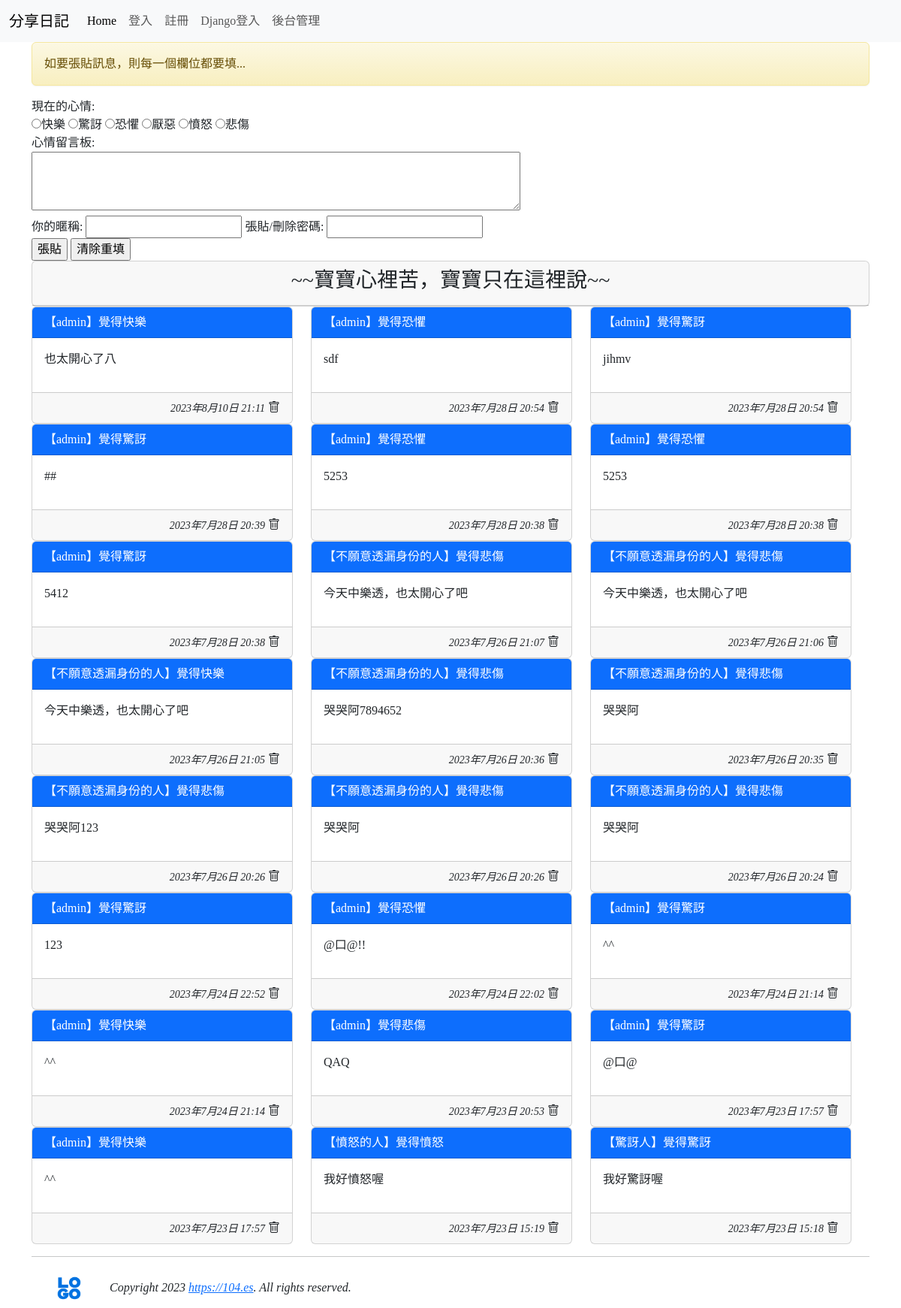
The page /index8/ on the database its author committed.
### mysite/models.py (models this page shows, shortened)
class Mood(models.Model):
    status = models.CharField(max_length=10, null=False)
    def __str__(self):
        return self.status

class Post2(models.Model):
    mood = models.ForeignKey('Mood', on_delete=models.CASCADE)
    nickname = models.CharField(max_length=10, default='不願意透漏身份的人')
    message = models.TextField(null=False)
    del_pass = models.CharField(max_length=10)
    pub_time = models.DateTimeField(auto_now=True)
    enabled = models.BooleanField(default=True)

### mysite/views.py (the view)
# urls.py: path('index8/', index8),
def index8(request):
    posts = models.Post2.objects.filter(enabled=True).order_by('-pub_time')[:30]
    moods = models.Mood.objects.all()
    try:
        user_id = request.GET['user_id']
        user_pass = request.GET['user_pass']
        user_post = request.GET['user_post']
        user_mood = request.GET['mood']
    except:
        user_id = None
        message = '如要張貼訊息，則每一個欄位都要填...'
    if user_id != None:
        mood = models.Mood.objects.get(status=user_mood)
        post = models.Post2(mood=mood, nickname=user_id, del_pass=user_pass, message=user_post)
        post.save()
        message=f'成功儲存!請記得你的編輯密碼[{user_pass}]!，訊息需經審查後才會顯示。'
    return render(request, 'index8.html', locals())

### mysite/templates/index8.html (shortened to what this page needs)
{% extends 'base1.html' %}
{% block content %}
<div class='container'>
    {% if message %}
        <div class='alert alert-warning'>{{ message }}</div>
    {% endif %}
    <form name='my form' action='/index8' method='GET'>
        現在的心情:<br/>
        {% for m in moods %}
        <input type='radio' name='mood' value='{{ m.status }}'>{{ m.status }}
        {% endfor %}
        <br/>
        心情留言板:<br/>
        <textarea name='user_post' rows=3 cols=70></textarea><br/>
        <label for='user_id'>你的暱稱:</label>
        <input id='user_id' type='text' name='user_id'>
        <label for='user_pass'>張貼/刪除密碼:</label>
        <input id='user_pass' type='password' name='user_pass'><br/>
        <input type='submit' value='張貼'>
        <input type='reset' value='清除重填'>
    </form>
    <div class='row'>
        <div class='col-md-12'>
            <div class='card'>
                <div class='card-header' align=center>
                <h3>~~寶寶心裡苦，寶寶只在這裡說~~</h3>
                </div>
            </div>
        </div>
        <div class='row'>
            {% for p in posts %}
            <div class="col-sm-12 col-md-4">
                <div class='card'>
                    <div class='card-header text-white bg-primary'>【{{ p.nickname }}】覺得{{ p.mood }}</div>
                    <div class='card-body'>{{ p.message | linebreaks }}</div>
                    <div class='card-footer' align='right'>
                        <i><small>{{ p.pub_time }}</small></i>
                        <i class="bi bi-trash" onclick='go_delete({{ p.id }})'></i>
                    </div>
                </div>
            </div>
            {% empty %}
                目前沒有任何心情留言
            {% endfor %}
        </div>
    </div>
{% endblock %}

### mysite/templates/base1.html (style rules this page uses)
h1, h2, h3, h4, h5, p, div { font-family: 微軟正黑體; }

### rows shown on the page
Mood: status "快樂"
Mood: status "驚訝"
Mood: status "恐懼"
Mood: status "厭惡"
Mood: status "憤怒"
Mood: status "悲傷"
Post2: nickname "admin", mood "快樂", message "也太開心了八", pub_time "2023年8月10日 21:11"
Post2: nickname "admin", mood "恐懼", message "sdf", pub_time "2023年7月28日 20:54"
Post2: nickname "admin", mood "驚訝", message "jihmv", pub_time "2023年7月28日 20:54"
Post2: nickname "admin", mood "驚訝", message "##", pub_time "2023年7月28日 20:39"
Post2: nickname "admin", mood "恐懼", message "5253", pub_time "2023年7月28日 20:38"
Post2: nickname "admin", mood "恐懼", message "5253", pub_time "2023年7月28日 20:38"
Post2: nickname "admin", mood "驚訝", message "5412", pub_time "2023年7月28日 20:38"
Post2: nickname "不願意透漏身份的人", mood "悲傷", message "今天中樂透，也太開心了吧", pub_time "2023年7月26日 21:07"
Post2: nickname "不願意透漏身份的人", mood "悲傷", message "今天中樂透，也太開心了吧", pub_time "2023年7月26日 21:06"
Post2: nickname "不願意透漏身份的人", mood "快樂", message "今天中樂透，也太開心了吧", pub_time "2023年7月26日 21:05"
Post2: nickname "不願意透漏身份的人", mood "悲傷", message "哭哭阿7894652", pub_time "2023年7月26日 20:36"
Post2: nickname "不願意透漏身份的人", mood "悲傷", message "哭哭阿", pub_time "2023年7月26日 20:35"
Post2: nickname "不願意透漏身份的人", mood "悲傷", message "哭哭阿123", pub_time "2023年7月26日 20:26"
Post2: nickname "不願意透漏身份的人", mood "悲傷", message "哭哭阿", pub_time "2023年7月26日 20:26"
Post2: nickname "不願意透漏身份的人", mood "悲傷", message "哭哭阿", pub_time "2023年7月26日 20:24"
Post2: nickname "admin", mood "驚訝", message "123", pub_time "2023年7月24日 22:52"
Post2: nickname "admin", mood "恐懼", message "@口@!!", pub_time "2023年7月24日 22:02"
Post2: nickname "admin", mood "驚訝", message "^^", pub_time "2023年7月24日 21:14"
Post2: nickname "admin", mood "快樂", message "^^", pub_time "2023年7月24日 21:14"
Post2: nickname "admin", mood "悲傷", message "QAQ", pub_time "2023年7月23日 20:53"
Post2: nickname "admin", mood "驚訝", message "@口@", pub_time "2023年7月23日 17:57"
Post2: nickname "admin", mood "快樂", message "^^", pub_time "2023年7月23日 17:57"
Post2: nickname "憤怒的人", mood "憤怒", message "我好憤怒喔", pub_time "2023年7月23日 15:19"
Post2: nickname "驚訝人", mood "驚訝", message "我好驚訝喔", pub_time "2023年7月23日 15:18"

### other values the page prints
{{ message }} "如要張貼訊息，則每一個欄位都要填..."
